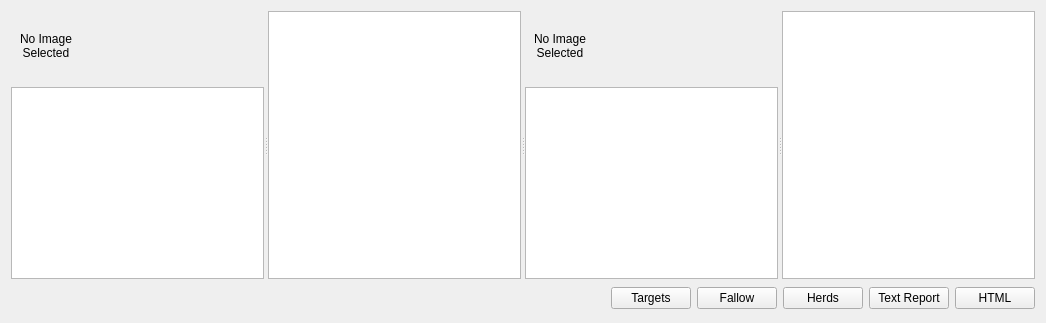
     <widget class="QWidget" name="calculations_tab">
      <attribute name="title">
       <string>Calculations</string>
      </attribute>
      <layout class="QGridLayout">
       <item row="0" column="0" colspan="6">
        <widget class="QSplitter" name="splitter_5">
         <property name="orientation">
          <enum>Qt::Horizontal</enum>
         </property>
         <widget class="QSplitter" name="splitter_2">
          <property name="orientation">
           <enum>Qt::Horizontal</enum>
          </property>
          <widget class="QWidget" name="layoutWidget">
           <layout class="QVBoxLayout">
            <item>
             <widget class="QLabel" name="lblCropPicCalcs">
              <property name="minimumSize">
               <size>
                <width>70</width>
                <height>70</height>
               </size>
              </property>
              <property name="maximumSize">
               <size>
                <width>70</width>
                <height>70</height>
               </size>
              </property>
              <property name="text">
               <string>No Image
Selected</string>
              </property>
              <property name="alignment">
               <set>Qt::AlignCenter</set>
              </property>
             </widget>
            </item>
            <item>
             <widget class="QListWidget" name="listWidgetCalculationsCrop">
              <property name="sizePolicy">
               <sizepolicy hsizetype="Expanding" vsizetype="Expanding">
                <horstretch>0</horstretch>
                <verstretch>0</verstretch>
               </sizepolicy>
              </property>
              <property name="minimumSize">
               <size>
                <width>70</width>
                <height>0</height>
               </size>
              </property>
              <property name="toolTip">
               <string>&lt;html&gt;&lt;head&gt;&lt;meta name=&quot;qrichtext&quot; content=&quot;1&quot; /&gt;&lt;style type=&quot;text/css&quot;&gt;
p, li { white-space: pre-wrap; }
&lt;/style&gt;&lt;head&gt;&lt;body style=&quot; font-family:'Sans Serif'; font-size:9pt; font-weight:400; font-style:normal; text-decoration:none;&quot;&gt;
&lt;p style=&quot; margin-top:0px; margin-bottom:0px; margin-left:0px; margin-right:0px; -qt-block-indent:0; text-indent:0px;&quot;&gt;Select which crop you want to see the calculations for.&lt;/p&gt;&lt;/body&gt;&lt;/html&gt;</string>
              </property>
              <property name="whatsThis">
               <string>&lt;html&gt;&lt;head&gt;&lt;meta name=&quot;qrichtext&quot; content=&quot;1&quot; /&gt;&lt;style type=&quot;text/css&quot;&gt;
p, li { white-space: pre-wrap; }
&lt;/style&gt;&lt;head&gt;&lt;body style=&quot; font-family:'Sans Serif'; font-size:9pt; font-weight:400; font-style:normal; text-decoration:none;&quot;&gt;
&lt;p style=&quot; margin-top:0px; margin-bottom:0px; margin-left:0px; margin-right:0px; -qt-block-indent:0; text-indent:0px;&quot;&gt;To see the Calorie, Production, and Area targets for all of the crops and animals being modelled, simply select them from the list, and the results will be displayed in the area to the right. This information is meant to give the user an opportunity to make sure that the target look feasible before running the model (which can be very time consuming).&lt;/p&gt;&lt;/body&gt;&lt;/html&gt;</string>
              </property>
             </widget>
            </item>
           </layout>
          </widget>
          <widget class="QTextBrowser" name="textBrowserResultsCrop">
           <property name="sizePolicy">
            <sizepolicy hsizetype="Expanding" vsizetype="Expanding">
             <horstretch>0</horstretch>
             <verstretch>0</verstretch>
            </sizepolicy>
           </property>
           <property name="whatsThis">
            <string>&lt;html&gt;&lt;head&gt;&lt;meta name=&quot;qrichtext&quot; content=&quot;1&quot; /&gt;&lt;style type=&quot;text/css&quot;&gt;
p, li { white-space: pre-wrap; }
&lt;/style&gt;&lt;head&gt;&lt;body style=&quot; font-family:'Sans Serif'; font-size:9pt; font-weight:400; font-style:normal; text-decoration:none;&quot;&gt;
&lt;p style=&quot; margin-top:0px; margin-bottom:0px; margin-left:0px; margin-right:0px; -qt-block-indent:0; text-indent:0px;&quot;&gt;To see the Calorie, Production, and Area targets for a crop simply select it from the list on the left, and the results will be displayed in the area to the right.&lt;/p&gt;
&lt;p style=&quot;-qt-paragraph-type:empty; margin-top:0px; margin-bottom:0px; margin-left:0px; margin-right:0px; -qt-block-indent:0; text-indent:0px;&quot;&gt;&lt;/p&gt;
&lt;p style=&quot; margin-top:0px; margin-bottom:0px; margin-left:0px; margin-right:0px; -qt-block-indent:0; text-indent:0px;&quot;&gt;This information is meant to give you an opportunity to make sure that the targets look feasible before running the model (which can be very time consuming).&lt;/p&gt;&lt;/body&gt;&lt;/html&gt;</string>
           </property>
          </widget>
         </widget>
         <widget class="QSplitter" name="splitter_4">
          <property name="orientation">
           <enum>Qt::Horizontal</enum>
          </property>
          <widget class="QWidget" name="layoutWidget">
           <layout class="QVBoxLayout">
            <item>
             <widget class="QLabel" name="lblAnimalPicCalcs">
              <property name="minimumSize">
               <size>
                <width>70</width>
                <height>70</height>
               </size>
              </property>
              <property name="maximumSize">
               <size>
                <width>70</width>
                <height>70</height>
               </size>
              </property>
              <property name="text">
               <string>No Image
Selected</string>
              </property>
              <property name="alignment">
               <set>Qt::AlignCenter</set>
              </property>
             </widget>
            </item>
            <item>
             <widget class="QListWidget" name="listWidgetCalculationsAnimal">
              <property name="sizePolicy">
               <sizepolicy hsizetype="Expanding" vsizetype="Expanding">
                <horstretch>0</horstretch>
                <verstretch>0</verstretch>
               </sizepolicy>
              </property>
              <property name="minimumSize">
               <size>
                <width>70</width>
                <height>0</height>
               </size>
              </property>
              <property name="toolTip">
               <string>&lt;html&gt;&lt;head&gt;&lt;meta name=&quot;qrichtext&quot; content=&quot;1&quot; /&gt;&lt;style type=&quot;text/css&quot;&gt;
p, li { white-space: pre-wrap; }
&lt;/style&gt;&lt;head&gt;&lt;body style=&quot; font-family:'Sans Serif'; font-size:9pt; font-weight:400; font-style:normal; text-decoration:none;&quot;&gt;
&lt;p style=&quot; margin-top:0px; margin-bottom:0px; margin-left:0px; margin-right:0px; -qt-block-indent:0; text-indent:0px;&quot;&gt;Select which animal you want to see the calculations for.&lt;/p&gt;&lt;/body&gt;&lt;/html&gt;</string>
              </property>
              <property name="whatsThis">
               <string>&lt;html&gt;&lt;head&gt;&lt;meta name=&quot;qrichtext&quot; content=&quot;1&quot; /&gt;&lt;style type=&quot;text/css&quot;&gt;
p, li { white-space: pre-wrap; }
&lt;/style&gt;&lt;head&gt;&lt;body style=&quot; font-family:'Sans Serif'; font-size:9pt; font-weight:400; font-style:normal; text-decoration:none;&quot;&gt;
&lt;p style=&quot; margin-top:0px; margin-bottom:0px; margin-left:0px; margin-right:0px; -qt-block-indent:0; text-indent:0px;&quot;&gt;To see the Calorie, Production, and Area targets for all of the crops and animals being modelled, simply select them from the list, and the results will be displayed in the area to the right. This information is meant to give the user an opportunity to make sure that the target look feasible before running the model (which can be very time consuming).&lt;/p&gt;&lt;/body&gt;&lt;/html&gt;</string>
              </property>
             </widget>
            </item>
           </layout>
          </widget>
          <widget class="QTextBrowser" name="textBrowserResultsAnimals">
           <property name="sizePolicy">
            <sizepolicy hsizetype="Expanding" vsizetype="Fixed">
             <horstretch>0</horstretch>
             <verstretch>0</verstretch>
            </sizepolicy>
           </property>
           <property name="whatsThis">
            <string>&lt;html&gt;&lt;head&gt;&lt;meta name=&quot;qrichtext&quot; content=&quot;1&quot; /&gt;&lt;style type=&quot;text/css&quot;&gt;
p, li { white-space: pre-wrap; }
&lt;/style&gt;&lt;head&gt;&lt;body style=&quot; font-family:'Sans Serif'; font-size:9pt; font-weight:400; font-style:normal; text-decoration:none;&quot;&gt;
&lt;p style=&quot; margin-top:0px; margin-bottom:0px; margin-left:0px; margin-right:0px; -qt-block-indent:0; text-indent:0px;&quot;&gt;To see the Calorie, Production, and Area targets for an animal simply select it from the list on the left, and the results will be displayed in the area to the right.&lt;/p&gt;
&lt;p style=&quot;-qt-paragraph-type:empty; margin-top:0px; margin-bottom:0px; margin-left:0px; margin-right:0px; -qt-block-indent:0; text-indent:0px;&quot;&gt;&lt;/p&gt;
&lt;p style=&quot; margin-top:0px; margin-bottom:0px; margin-left:0px; margin-right:0px; -qt-block-indent:0; text-indent:0px;&quot;&gt;This information is meant to give you an opportunity to make sure that the targets look feasible before running the model (which can be very time consuming).&lt;/p&gt;&lt;/body&gt;&lt;/html&gt;</string>
           </property>
          </widget>
         </widget>
        </widget>
       </item>
       <item row="1" column="0">
        <spacer>
         <property name="orientation">
          <enum>Qt::Horizontal</enum>
         </property>
         <property name="sizeHint" stdset="0">
          <size>
           <width>341</width>
           <height>27</height>
          </size>
         </property>
        </spacer>
       </item>
       <item row="1" column="1">
        <widget class="QPushButton" name="pbnTargets">
         <property name="text">
          <string>Targets</string>
         </property>
        </widget>
       </item>
       <item row="1" column="2">
        <widget class="QPushButton" name="pbnFallow">
         <property name="text">
          <string>Fallow</string>
         </property>
        </widget>
       </item>
       <item row="1" column="3">
        <widget class="QPushButton" name="pbnHerds">
         <property name="text">
          <string>Herds</string>
         </property>
        </widget>
       </item>
       <item row="1" column="4">
        <widget class="QPushButton" name="pbnText">
         <property name="text">
          <string>Text Report</string>
         </property>
        </widget>
       </item>
       <item row="1" column="5">
        <widget class="QPushButton" name="pbnHtml">
         <property name="text">
          <string>HTML</string>
         </property>
        </widget>
       </item>
      </layout>
     </widget>
